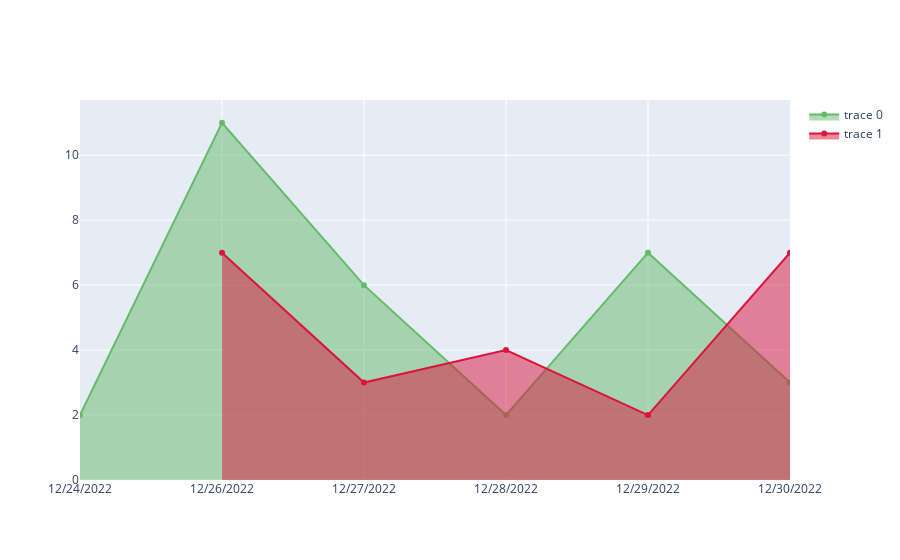

Notebook code for this chart:
### Code cell
fig = go.Figure()
fig.add_trace(
    go.Scatter(
        x=daily_performance[daily_performance['result'] == 'win']['date'], 
        y=daily_performance[daily_performance['result'] == 'win']['total_games'], 
        fill='tozeroy',
        line_color='#66bb6a'
    )
)
fig.add_trace(
    go.Scatter(
        x=daily_performance[daily_performance['result'] == 'loss']['date'], 
        y=daily_performance[daily_performance['result'] == 'loss']['total_games'], 
        fill='tozeroy',
        line_color="crimson"
    )
)
fig

### Figure 1 — Plotly figure (JSON) as saved in the notebook; plotly's stock layout.template omitted (floating-point values rounded to 4 significant figures)
{"data": [{"fill": "tozeroy", "line": {"color": "#66bb6a"}, "type": "scatter", "x": ["12/24/2022", "12/26/2022", "12/27/2022", "12/28/2022", "12/29/2022", "12/30/2022"], "y": [2, 11, 6, 2, 7, 3]}, {"fill": "tozeroy", "line": {"color": "crimson"}, "type": "scatter", "x": ["12/26/2022", "12/27/2022", "12/28/2022", "12/29/2022", "12/30/2022"], "y": [7, 3, 4, 2, 7]}], "layout": {}}
